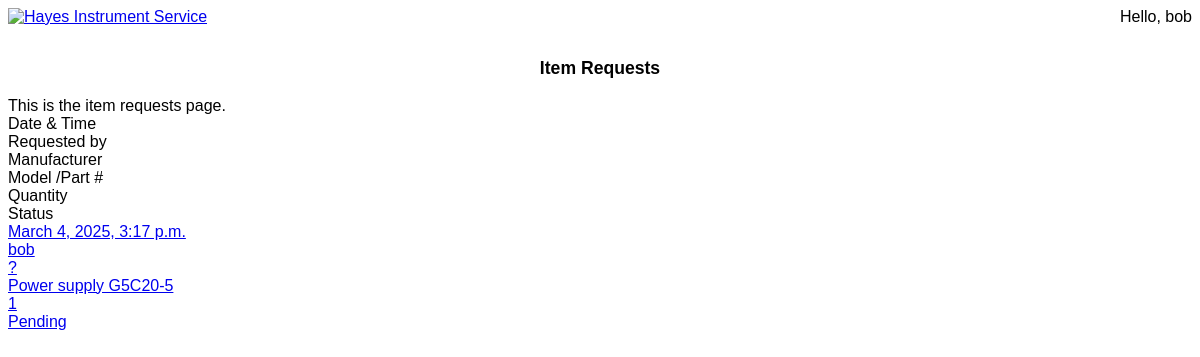
The page /inventory_database/item_requests/ (signed in) on the database its author committed.
### inventory/models.py (models this page shows, shortened)
class ItemRequest(models.Model):
    class Meta:
        verbose_name = "Item Request"
        verbose_name_plural = "Item Requests"
        db_table = "inventory_itemrequest"
        managed = True
    STATUS = Choices("Pending", "Accepted", "Rejected")
    manufacturer = models.CharField(max_length=100, blank=True)
    model_part_num = models.CharField(max_length=100, blank=True)
    quantity_requested = models.IntegerField(validators=[MinValueValidator(0)])
    description = models.TextField(blank=True)
    unit_price = models.DecimalField(
        decimal_places=2, max_digits=14, validators=[MinValueValidator(0.00)]
    )
    requested_by = models.ForeignKey(User, on_delete=models.CASCADE)
    timestamp = models.DateTimeField(auto_now_add=True)
    status = StatusField(db_index=True, default="Pending")

### inventory/views.py (the view)
# urls.py: path("item_requests/", views.ItemRequestView.as_view(), name="item_requests"),
class ItemRequestView(UserPassesTestMixin, ListView):
    model = ItemRequest
    template_name = "item_requests.html"
    context_object_name = "item_requests_list"
    def test_func(self) -> bool:
        user_group = self.request.user.groups.first()
        return user_group is not None and user_group.name in ["Superuser", "Technician"]
    def get_queryset(self):
        return ItemRequest.objects.all()

### inventory/templates/item_requests.html (shortened to what this page needs)
{% extends "inventory_base_template.html" %}
{% load static %}
{% block page-title %}Item Requests{% endblock page-title %}
{% block content %}
This is the item requests page.
{% if item_requests_list %}
<div class="grid">
    <div class="field-name">Date & Time</div>
    <div class="field-name">Requested by</div>
    <div class="field-name">Manufacturer</div>
    <div class="field-name">Model /Part #</div>
    <div class="field-name">Quantity</div>
    <div class="field-name">Status</div>
    {% for item_request in item_requests_list %}
    {% if forloop.counter|divisibleby:2 %}
    <a href="{% url 'inventory:item_request_detail' item_request.id %}">
        <div class="even">{{ item_request.timestamp }}</div>
        <div class="even">{{ item_request.requested_by }}</div>
        <div class="even">{{ item_request.manufacturer }}</div>
        <div class="even">{{ item_request.model_part_num }}</div>
        <div class="even">{{ item_request.quantity_requested }}</div>
        <div class="even">{{ item_request.status }}</div>
    </a>
    {% else %}
    <a href="{% url 'inventory:item_request_detail' item_request.id %}">
        <div class="odd">{{ item_request.timestamp }}</div>
        <div class="odd">{{ item_request.requested_by }}</div>
        <div class="odd">{{ item_request.manufacturer }}</div>
        <div class="odd">{{ item_request.model_part_num }}</div>
        <div class="odd">{{ item_request.quantity_requested }}</div>
        <div class="odd">{{ item_request.status }}</div>
    </a>
    {% endif %}
    {% endfor %}
</div>
{% else %}
No item requests are available.
{% endif %}
{% endblock content %}

### inventory/templates/inventory_base_template.html (shortened to what this page needs)
<!DOCTYPE html>
<html lang="en">
{% load static %}
<head>
    <link rel="stylesheet" href="{% static "inventory_base.css" %}" />
</head>
<body>
    <div class="header">
        <a href="{% url 'authentication:home' %}">
            <img class="image" height="94" width="532" src="https://hayesinstruments.com/images/HayesLetterhead.gif"
                alt="Hayes Instrument Service"
                title="Click here to go to the Home page.">
        </a>
            <span class="user" onclick="openNav()">
                Hello, {{ request.user.username }}
            </span>
    </div>
    <div class="page-title">{% block page-title %}{% endblock page-title %}</div>
    <div class="content">
        {% block content %}
        {% endblock content %}
    </div>
</body>
</html>

### inventory/static/inventory_base.css (style rules this page uses)
body, textarea { font-family: arial, sans-serif; }
div.header { display: flex; margin-bottom: 2em; justify-content: space-between; align-items: center; }
div.page-title { font-size: 110%; font-weight: bold; text-align: center; padding-bottom: 1em; }

### rows shown on the page
ItemRequest: timestamp "March 4, 2025, 3:17 p.m.", requested_by "bob", manufacturer "?", model_part_num "Power supply G5C20-5", quantity_requested "1", status "Pending"

### other values the page prints
{{ request.user.username }} "bob"
